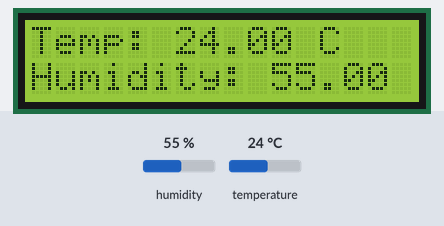
This program was run on a simulated STM32 Blue Pill. On the bench: 16×2 character LCD. The test bench sets the inputs (shaded band); at power-on: humidity 55 %, temperature 24 °C. What the program prints to the serial monitor is not drawn.

Above: at 4.2 s.
4.3 s: humidity set to 22 %
At 6.0 s:
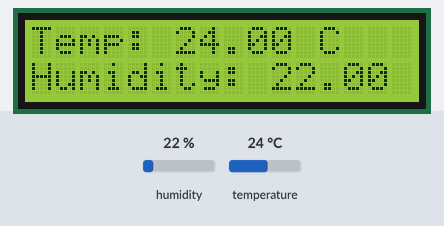
7.0 s: temperature set to 12 °C
At 7.9 s:
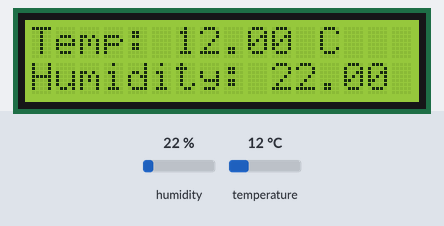
9.7 s: humidity set to 40 %
At 11.7 s:
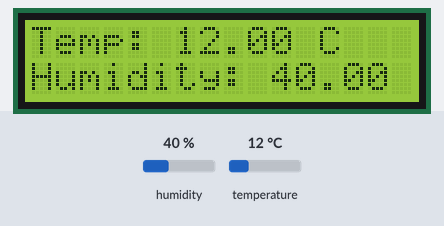
12.8 s: temperature set to 19 °C
At 13.7 s:
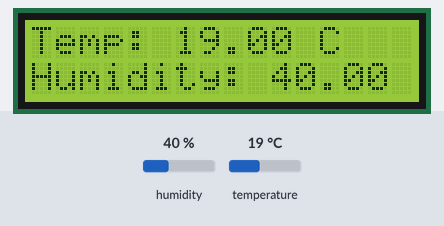
Timing chart, 0 to 15.8 s (numbered marks = the images above; inputs shaded):
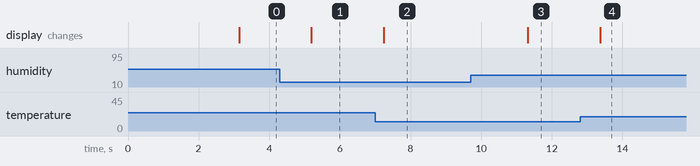

Measured:
- after the input at 4.3 s, the display: changes after 0.89 s (image 1)
- after the input at 7.0 s, the display: changes after 0.24 s (image 2)
- after the input at 9.7 s, the display: changes after 1.6 s (image 3)
- after the input at 12.8 s, the display: changes after 0.57 s (image 4)

The program:

main.cpp
```cpp
#include <Arduino.h>
#include <Adafruit_Sensor.h>
#include <Wire.h> //Library for using I2C
#include <LiquidCrystal_I2C.h> //Library for using I2C type LCD display
#include <DHT.h> //Library for using DHT sensor

#define DHTPIN PA0
#define DHTTYPE DHT11

LiquidCrystal_I2C lcd(0x27, 16, 2); // initilize object lcd for class LiquidCrystal_I2C with I2C address of 0x27 and 16x2 type LCD display

DHT dht(DHTPIN, DHTTYPE); // initilize object dht for class DHT with DHT pin with STM32 and DHT type as DHT11

void setup()

{

  // initialize the LCD
  Serial.begin(115200); // initialize serial port for communication with STM32 Must in DFU configuration mode
  lcd.init();
  dht.begin(); // Begins to receive Temperature and humidity values.
  lcd.backlight(); // Turn on the blacklight and print a welcome message.
  lcd.setCursor(0, 0);
  lcd.print("CD - Suman Saha");
  lcd.setCursor(0, 1);
  lcd.print("DHT11 with STM32");
  delay(3000);
  lcd.clear();
}

void loop()

{

  SerialUSB.println("Start");
  float h = dht.readHumidity(); // Gets Humidity value
  float t = dht.readTemperature(); // Gets Temperature value

/*   while(isnan(t) || isnan(h));
  {

    SerialUSB.println("Failed to read from DHT sensor!");
    lcd.setCursor(0, 0);
    lcd.autoscroll();
    lcd.print("Failed to read from DHT sensor!");
    delay(5000);
    //lcd.noBacklight();
  } */ // if humidity or temperature value is not a number, then it will print "Failed to read from DHT sensor!" and wait for 5 seconds and turn off the blacklight.


  lcd.setCursor(0, 0);
  lcd.print("Temp: ");
  lcd.print(t);
  lcd.print(" C");
  lcd.setCursor(0, 1);
  lcd.print("Humidity: ");
  lcd.print(h);
  lcd.print(" %");
  }
```
